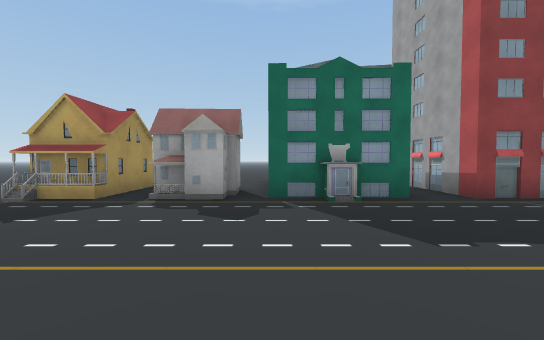
[1] (above)

24 first-person views from a walk through a 3-D level made in the Unity game engine. The camera is 1.4 m above the floor, tilts 2° down and sees 90° across. The floor is counted in squares, 1.89 m on a side. Each view is taken from the middle of a square. On the plan, view 1 faces up. The plan holds only what a view shows up to about 10 squares ahead; the rest is blank. The place goes on beyond the plan. The player is left out. Some animated figures are left out. Some surface patterns are stand-ins.

[2]
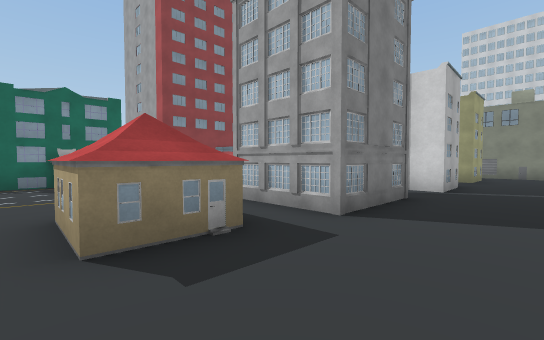

[3]
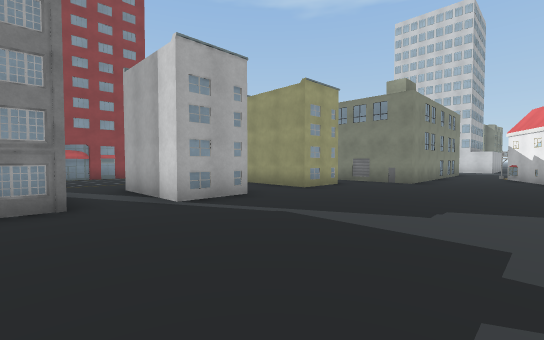

[4]
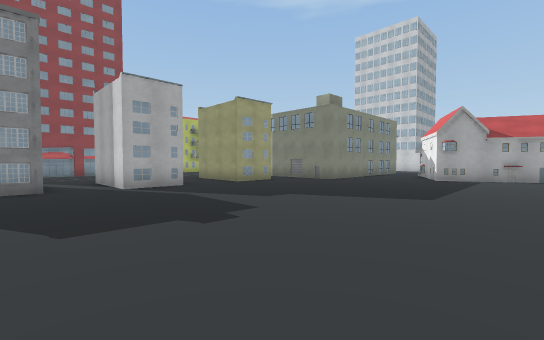

[5]
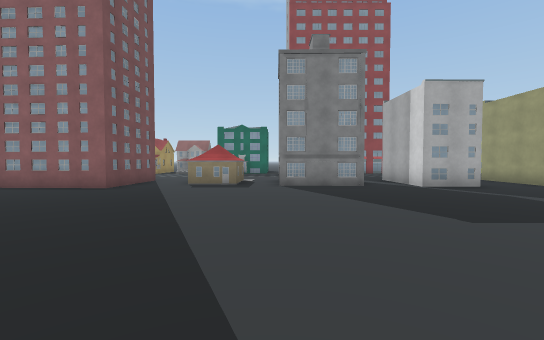

[6]
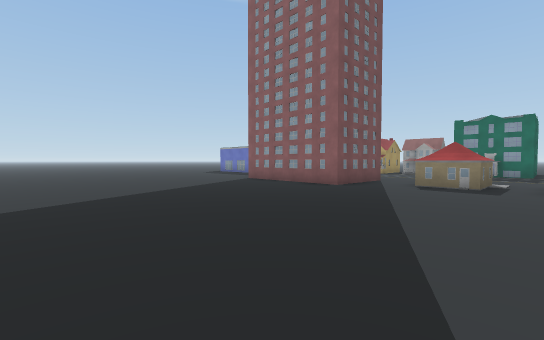

[7]
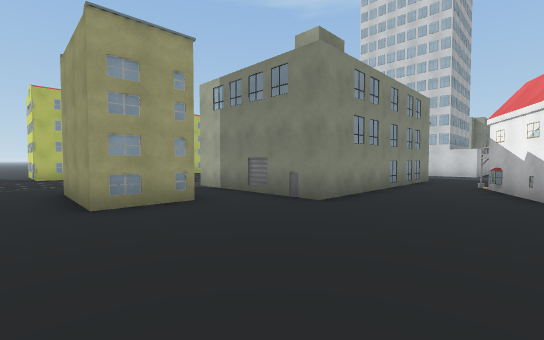

[8]
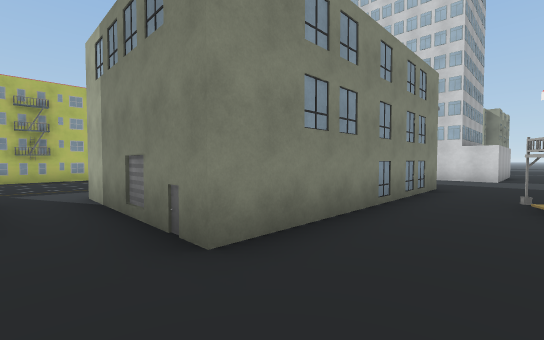

[9]
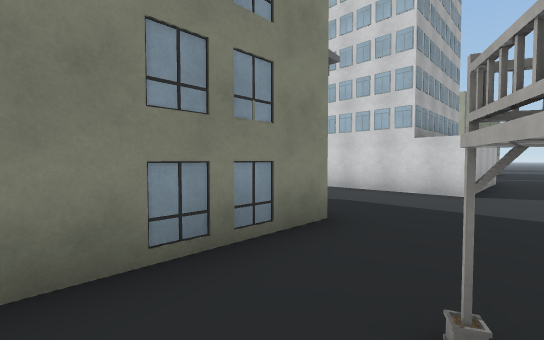

[10]
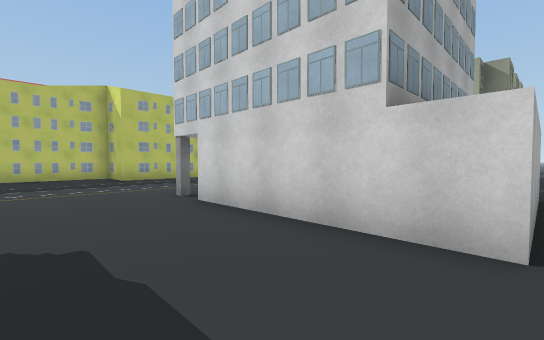

[11]
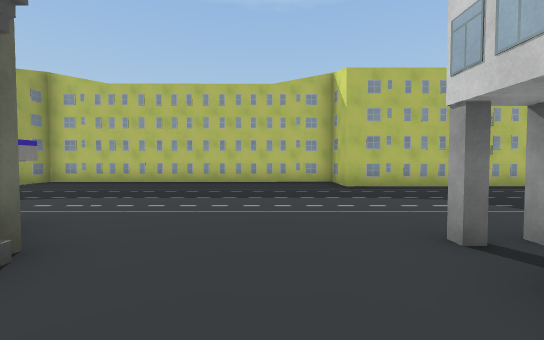

[12]
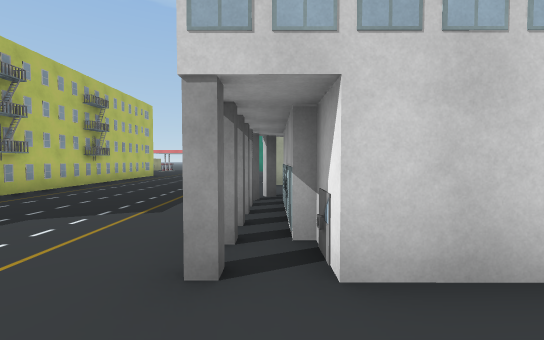

[13]
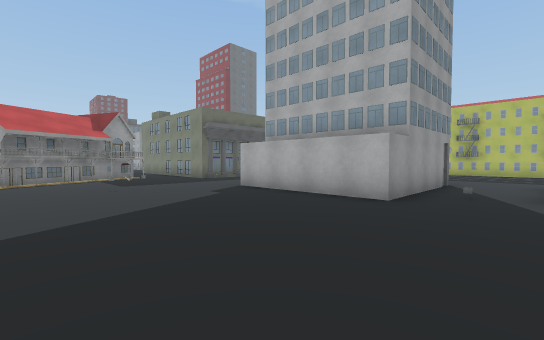

[14]
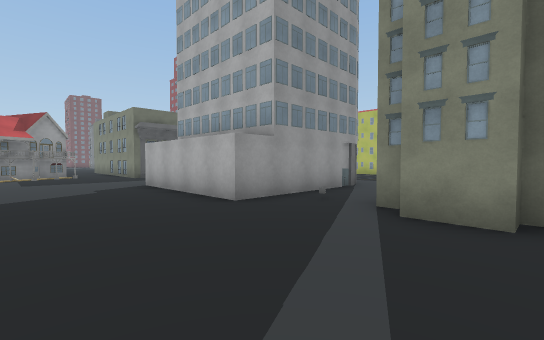

[15]
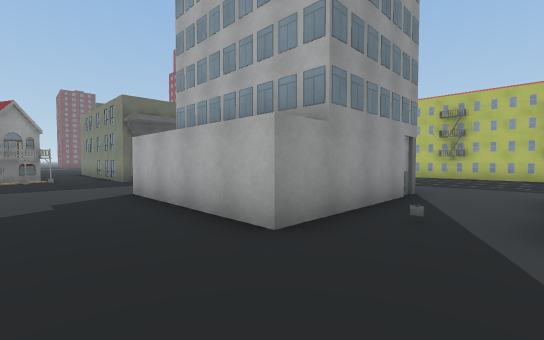

[16]
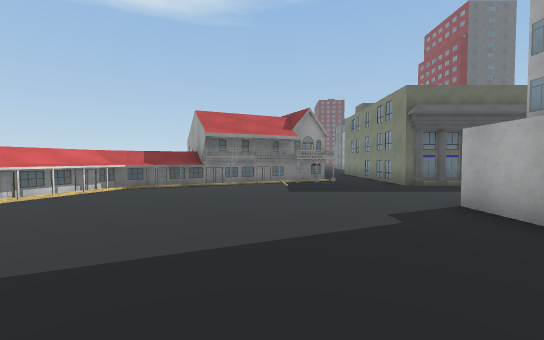

[17]
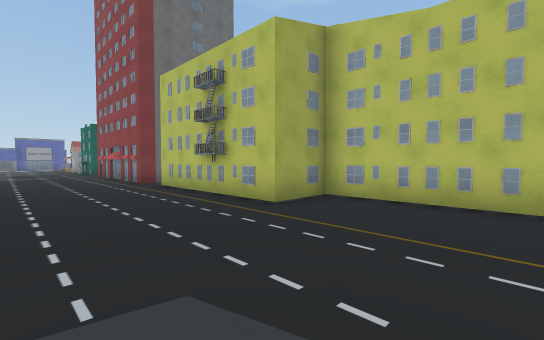

[18]
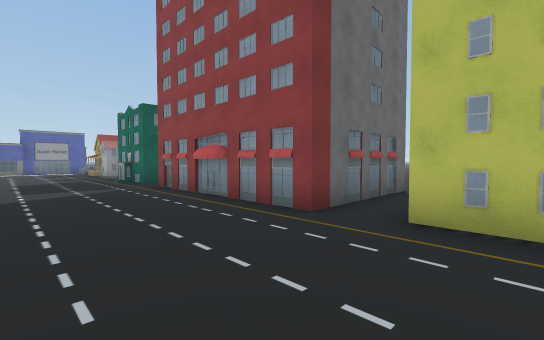

[19]
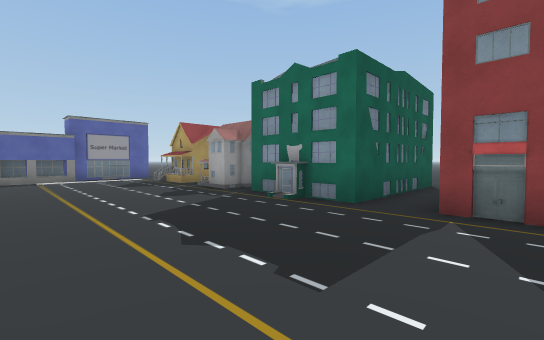

[20]
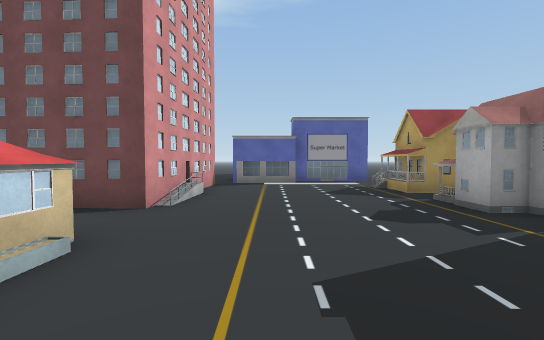

[21]
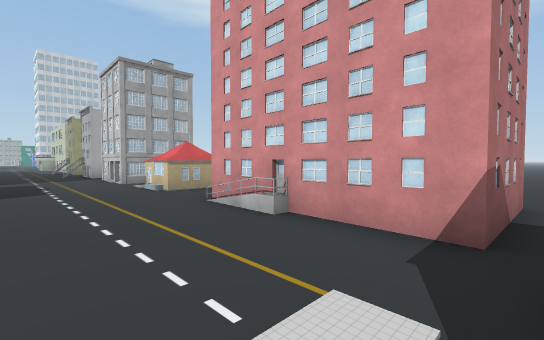

[22]
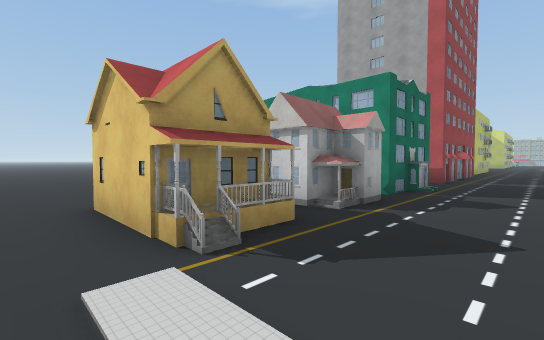

[23]
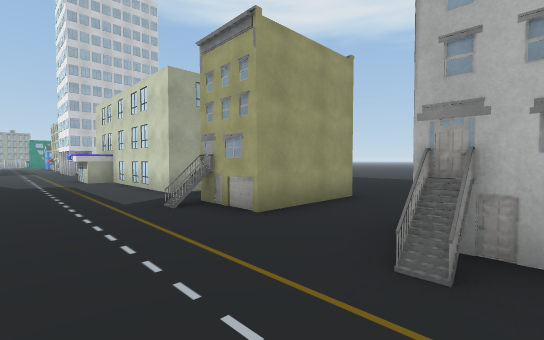

[24]
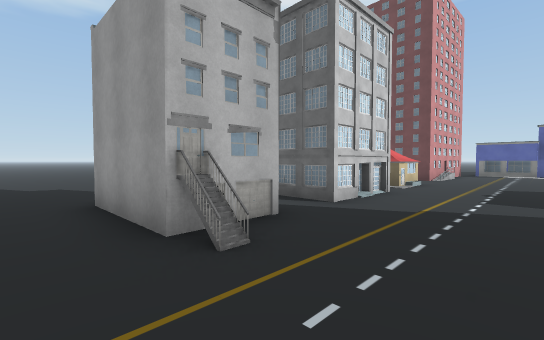

### Floor plan
Key: @ floor where view 1 was taken; # wall or solid block; x gap in a wall; . floor; O other object.
Columns run from 6 left of view 1 to 33 right of it. Each row starts with its distance up from view 1.
 15 ...
 14 ...
 13 ...
 12 ...
 11 ...
 10 ..
  9 ..       x     #.
  8 .#       .#    #.
  7 .# .##   .#    #.    ###########
  6 .##.#### .##   #.#####.........#########
  5 .OO.O#.O...OOO##........................
  4 ........................................
  3 .......................................
  2 #.....................................
  1 #..............O..O......##...........
  0 .###O.@OO.O#.#O#.#O.########...OOOOO.#
 -1 .    ..OO# #.###.# .#      #...O   O.
 -2 x    ....###.###.##.#      #...O   O..
 -3 . ..................#      #...O   O..
 -4 ....................########...OOOOO..##
 -5 ...............................OOOOO....
 -6 .........................#..............
 -7 .......................####.............
 -8 .......................####...O.........
 -9 .......................## #...........
-10 .......... .............####..........

Positions as (right, up) in squares from view 1, and headings:
1: (0, 0), facing up
2: (0, -4), facing up-right
3: (5, -7), facing up-right
4: (5, -10), facing up-right
5: (3, -10), facing up
6: (3, -10), facing up-left
7: (10, -7), facing up-right
8: (13, -6), facing up-right
9: (18, -6), facing up-right
10: (22, -5), facing up-right
11: (23, -2), facing up
12: (23, 0), facing right
13: (31, -10), facing up-left
14: (33, -8), facing up-left
15: (31, -7), facing up-left
16: (29, -8), facing left
17: (19, 2), facing up-left
18: (12, 2), facing up-left
19: (5, 1), facing up-left
20: (3, 2), facing left
21: (-6, 3), facing down-right
22: (-6, 3), facing up-right
23: (8, 3), facing down-right
24: (10, 3), facing down-left
